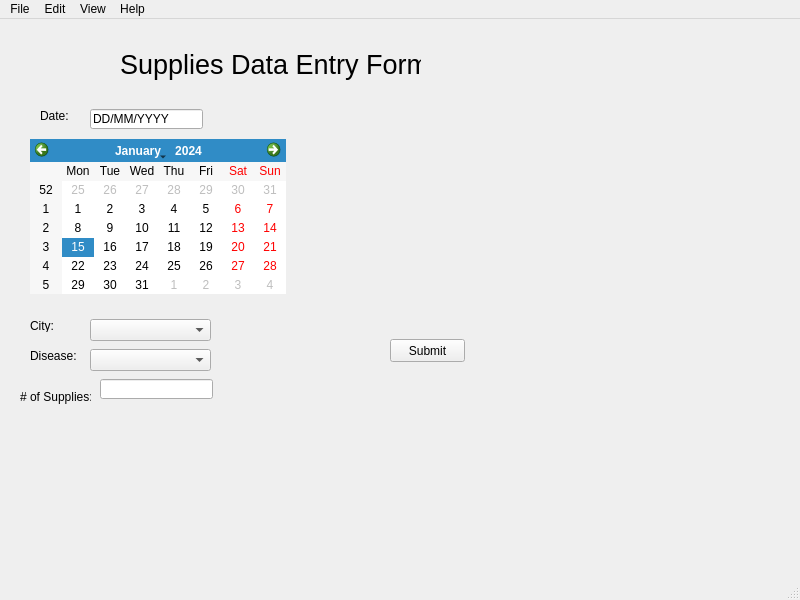
<?xml version="1.0" encoding="UTF-8"?>
<ui version="4.0">
 <class>AddSupplyWindow</class>
 <widget class="QMainWindow" name="AddSupplyWindow">
  <property name="geometry">
   <rect>
    <x>0</x>
    <y>0</y>
    <width>800</width>
    <height>600</height>
   </rect>
  </property>
  <property name="windowTitle">
   <string>CET System</string>
  </property>
  <widget class="QWidget" name="centralwidget">
   <widget class="QLabel" name="label">
    <property name="geometry">
     <rect>
      <x>40</x>
      <y>90</y>
      <width>46</width>
      <height>13</height>
     </rect>
    </property>
    <property name="text">
     <string>Date:</string>
    </property>
   </widget>
   <widget class="QLineEdit" name="lineEdit">
    <property name="geometry">
     <rect>
      <x>90</x>
      <y>90</y>
      <width>113</width>
      <height>20</height>
     </rect>
    </property>
    <property name="text">
     <string>DD/MM/YYYY</string>
    </property>
   </widget>
   <widget class="QCalendarWidget" name="calendarWidget">
    <property name="geometry">
     <rect>
      <x>30</x>
      <y>120</y>
      <width>256</width>
      <height>155</height>
     </rect>
    </property>
   </widget>
   <widget class="QLabel" name="label_2">
    <property name="geometry">
     <rect>
      <x>30</x>
      <y>300</y>
      <width>46</width>
      <height>13</height>
     </rect>
    </property>
    <property name="text">
     <string>City:</string>
    </property>
   </widget>
   <widget class="QLabel" name="label_3">
    <property name="geometry">
     <rect>
      <x>30</x>
      <y>330</y>
      <width>46</width>
      <height>13</height>
     </rect>
    </property>
    <property name="text">
     <string>Disease:</string>
    </property>
   </widget>
   <widget class="QLabel" name="label_4">
    <property name="geometry">
     <rect>
      <x>20</x>
      <y>370</y>
      <width>71</width>
      <height>16</height>
     </rect>
    </property>
    <property name="text">
     <string># of Supplies:</string>
    </property>
   </widget>
   <widget class="QLineEdit" name="lineEdit_2">
    <property name="geometry">
     <rect>
      <x>100</x>
      <y>360</y>
      <width>113</width>
      <height>20</height>
     </rect>
    </property>
   </widget>
   <widget class="QComboBox" name="comboBox">
    <property name="geometry">
     <rect>
      <x>90</x>
      <y>300</y>
      <width>121</width>
      <height>22</height>
     </rect>
    </property>
   </widget>
   <widget class="QComboBox" name="comboBox_2">
    <property name="geometry">
     <rect>
      <x>90</x>
      <y>330</y>
      <width>121</width>
      <height>22</height>
     </rect>
    </property>
   </widget>
   <widget class="QPushButton" name="pushButton">
    <property name="geometry">
     <rect>
      <x>390</x>
      <y>320</y>
      <width>75</width>
      <height>23</height>
     </rect>
    </property>
    <property name="text">
     <string>Submit</string>
    </property>
   </widget>
   <widget class="QLabel" name="label_5">
    <property name="geometry">
     <rect>
      <x>120</x>
      <y>30</y>
      <width>301</width>
      <height>31</height>
     </rect>
    </property>
    <property name="font">
     <font>
      <pointsize>20</pointsize>
     </font>
    </property>
    <property name="text">
     <string>Supplies Data Entry Form</string>
    </property>
   </widget>
  </widget>
  <widget class="QMenuBar" name="menubar">
   <property name="geometry">
    <rect>
     <x>0</x>
     <y>0</y>
     <width>800</width>
     <height>21</height>
    </rect>
   </property>
   <widget class="QMenu" name="menuFile">
    <property name="title">
     <string>File</string>
    </property>
    <addaction name="actionClose"/>
    <addaction name="actionMap"/>
    <addaction name="actionAdd_Disease"/>
    <addaction name="actionCreate_Shipment"/>
    <addaction name="actionManage_Shipment"/>
    <addaction name="actionView_Diseases"/>
    <addaction name="actionView_Supplies"/>
   </widget>
   <widget class="QMenu" name="menuEdit">
    <property name="title">
     <string>Edit</string>
    </property>
   </widget>
   <widget class="QMenu" name="menuView">
    <property name="title">
     <string>View</string>
    </property>
    <addaction name="actionZoom_in"/>
    <addaction name="actionZoom_out"/>
   </widget>
   <widget class="QMenu" name="menuHelp">
    <property name="title">
     <string>Help</string>
    </property>
   </widget>
   <addaction name="menuFile"/>
   <addaction name="menuEdit"/>
   <addaction name="menuView"/>
   <addaction name="menuHelp"/>
  </widget>
  <widget class="QStatusBar" name="statusbar"/>
  <action name="actionClose">
   <property name="text">
    <string>Close</string>
   </property>
  </action>
  <action name="actionZoom_in">
   <property name="text">
    <string>Zoom In</string>
   </property>
  </action>
  <action name="actionZoom_out">
   <property name="text">
    <string>Zoom Out</string>
   </property>
  </action>
  <action name="actionMap">
   <property name="text">
    <string>Map</string>
   </property>
  </action>
  <action name="actionAdd_Disease">
   <property name="text">
    <string>Add Disease</string>
   </property>
  </action>
  <action name="actionCreate_Shipment">
   <property name="text">
    <string>Create Shipment</string>
   </property>
  </action>
  <action name="actionManage_Shipment">
   <property name="text">
    <string>Manage Shipment</string>
   </property>
  </action>
  <action name="actionView_Diseases">
   <property name="text">
    <string>View Diseases</string>
   </property>
  </action>
  <action name="actionView_Supplies">
   <property name="text">
    <string>View Supplies</string>
   </property>
  </action>
 </widget>
 <resources/>
 <connections>
  <connection>
   <sender>actionClose</sender>
   <signal>activated()</signal>
   <receiver>AddSupplyWindow</receiver>
   <slot>close()</slot>
   <hints>
    <hint type="sourcelabel">
     <x>-1</x>
     <y>-1</y>
    </hint>
    <hint type="destinationlabel">
     <x>399</x>
     <y>299</y>
    </hint>
   </hints>
  </connection>
  <connection>
   <sender>actionMap</sender>
   <signal>activated()</signal>
   <receiver>AddSupplyWindow</receiver>
   <slot>MapHandler()</slot>
   <hints>
    <hint type="sourcelabel">
     <x>-1</x>
     <y>-1</y>
    </hint>
    <hint type="destinationlabel">
     <x>399</x>
     <y>299</y>
    </hint>
   </hints>
  </connection>
  <connection>
   <sender>actionAdd_Disease</sender>
   <signal>activated()</signal>
   <receiver>AddSupplyWindow</receiver>
   <slot>AddDiseaseHandler()</slot>
   <hints>
    <hint type="sourcelabel">
     <x>-1</x>
     <y>-1</y>
    </hint>
    <hint type="destinationlabel">
     <x>399</x>
     <y>299</y>
    </hint>
   </hints>
  </connection>
  <connection>
   <sender>actionCreate_Shipment</sender>
   <signal>activated()</signal>
   <receiver>AddSupplyWindow</receiver>
   <slot>CreateShipmentHandler()</slot>
   <hints>
    <hint type="sourcelabel">
     <x>-1</x>
     <y>-1</y>
    </hint>
    <hint type="destinationlabel">
     <x>399</x>
     <y>299</y>
    </hint>
   </hints>
  </connection>
  <connection>
   <sender>actionManage_Shipment</sender>
   <signal>activated()</signal>
   <receiver>AddSupplyWindow</receiver>
   <slot>ManageShipmentHandler()</slot>
   <hints>
    <hint type="sourcelabel">
     <x>-1</x>
     <y>-1</y>
    </hint>
    <hint type="destinationlabel">
     <x>399</x>
     <y>299</y>
    </hint>
   </hints>
  </connection>
 </connections>
 <slots>
  <slot>MapHandler()</slot>
  <slot>AddDiseaseHandler()</slot>
  <slot>CreateShipmentHandler()</slot>
  <slot>ManageShipmentHandler()</slot>
 </slots>
</ui>
